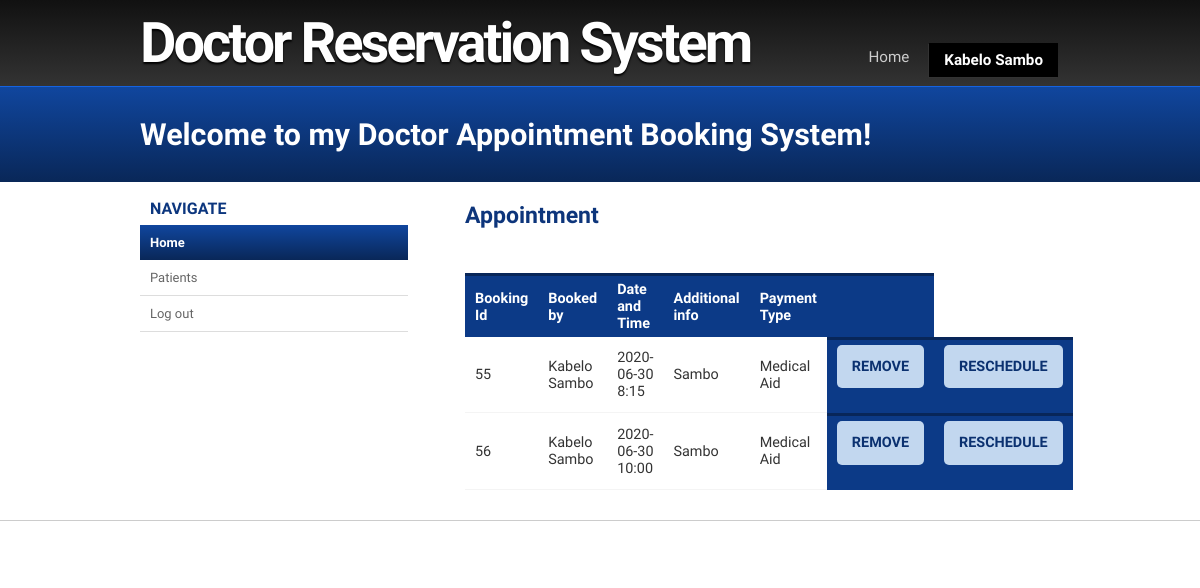
/dr.php (signed in), run on the app's committed database.
### tables this page shows
CREATE TABLE `doctor` (
  `doctor_id` int(111) NOT NULL,
  `name` varchar(255) NOT NULL,
  `surname` varchar(255) NOT NULL,
  `doctor_type` varchar(255) NOT NULL,
  `email` varchar(255) NOT NULL,
  `cellno` varchar(255) NOT NULL,
  `password` varchar(255) NOT NULL
);

CREATE TABLE `appointment` (
  `appoint_id` int(111) NOT NULL,
  `date` date NOT NULL,
  `time` varchar(6) NOT NULL,
  `info` varchar(255) NOT NULL,
  `payment` varchar(25) NOT NULL,
  `patient_id` int(111) NOT NULL,
  `doctor_id` int(111) NOT NULL
);

CREATE TABLE `patient` (
  `patient_id` int(111) NOT NULL,
  `name` varchar(255) NOT NULL,
  `surname` varchar(255) NOT NULL,
  `email` varchar(255) NOT NULL,
  `cellno` varchar(255) NOT NULL,
  `password` varchar(255) NOT NULL
);

### dr.php (the view, shortened to what this page needs)
<?php
$conn = mysqli_connect("localhost","root","","doctor");
  if(!isset($_SESSION))
  {
      $email=$_SESSION['email'];
  }
?>
<!doctype html>
<html>
<head>
<link rel="stylesheet" href="styles.css" type="text/css" />
</head>
<body>
		<div id="sitename">
			<div class="width">
				<h1><a href="#">Doctor Reservation System</a></h1>
        <?PHP
                $name=$surname=$cellno=$staffno="";
               if(isset($_SESSION['email']))
                {
                  $query="select * FROM doctor WHERE email='$email'";
                  $result=mysqli_query($conn,$query);
                  while ($rows=mysqli_fetch_array($result)) {
                     $staffno = $_SESSION['doctor_id']= $rows['doctor_id'];
                     $name = $_SESSION['name']= $rows['name'];
                     $surname = $_SESSION['surname']= $rows['surname'];
                  }
                }
                  ?>
				<nav>
					<ul>
        					<li><a href="">Home</a></li>
         	   				<li class="start selected end"><a href="#"><?php echo $name." ".$surname;?></a></li>
        				</ul>
				</nav>
				<div class="clear"></div>
			</div>
		</div>
		<header>
			<div class="width">
				<h2> Welcome to my Doctor Appointment Booking System!</h2>
			</div>
		</header>
		<section id="body" class="width clear">
			<aside id="sidebar" class="column-left">
				<ul>
                	<li>
						<h4>Navigate</h4>
                        <ul class="blocklist">
                            <li  class="selected-item"><a href="dr.php">Home</a></li>
                            <li ><a href="p.php">Patients</a></li>
                            <li><a href="logout.php">Log out</a></li>
                        </ul>
					</li>
				</ul>
			</aside>
			<section id="content" class="column-right">
	    <article>
				<?PHP
                  $query="SELECT patient.name as name,patient.surname as surname,patient.email as email,appointment.date as date,appointment.time as time,appointment.appoint_id as app_id,appointment.info as info,appointment.payment as payment
                  FROM appointment,patient
                  where patient.patient_id=appointment.patient_id
                  and appointment.doctor_id='$staffno'";
                  $result=mysqli_query($conn,$query);
                  $rows=mysqli_num_rows($result);
                  if ($rows>0) {
                    ?>
                    <h3>Appointment</h3>
                    <table cellspacing="0">
                    <tr>
                    <th>Booking Id</th>
                      <th>Booked by</th>
                        <th>Date and Time</th>
                        <th>Additional info</th>
                        <th>Payment Type</th>
                        <th></th>
                    </tr>
                    <?php
                    while ($rows=mysqli_fetch_array($result)) {
                  ?>
                    <tr>
                    <td><?php echo $rows['app_id'];?></td>
                    <td><?php echo $rows['name']." ".$rows['surname'];?></td>
                    <td><?php echo $rows['date']." ".$rows['time'];?></td>
                    <td><?php echo $rows['info'];?></td>
                    <td><?php echo $rows['payment'];?></td>
                    <th><p style="color: white;"><a class="button button-reversed" href="del.php?edt=<?php echo $rows['app_id'];?>" >Remove</a></p></th>
                    <br>
                    <th><p style="color: white;"><a class="button button-reversed" href="edit.php?edt=<?php echo $rows['app_id'];?>" >Reschedule</a></p></th>
                   </tr>
                     <?php
                    }
                    ?>
                    </table>
                    <?php
                  }else{
                    ?>
                    <h3>You don't have any Appointment(s)</h3>
                    <?php
                  }
                  ?>
			</article>
		</section>
	</section>
		<footer class="clear">
		</footer>
</body>
</html>

### styles.css (style rules this page uses)
body { margin:0px auto; padding:0; font-family: 'Oxygen', 'sans-serif'; font-size: 1.0em; color:#333; background:#fff; }
* { margin:0; padding:0; }
table { width:100%; text-align:left; }
th, td { padding:5px 10px; }
th { color:#fff; border-top:3px solid #082659; background-color:#0C3A87; }
td { border-bottom:1px solid #f4f4f4; }
p { line-height:1.9em; margin-bottom:20px; }
a { color:#0D3C84; }
a.button { background-color: #0B3170; border-radius: 5px 5px 5px 5px; color: #FFFFFF; display: inline-block; font-weight: bold; padding: 8px 15px; text-decoration: none; text-transform: uppercase; }
a.button-reversed { background-color: #C2D7EF; color: #0B3170; }
h1 { font-size:2.4em; }
h2 { color:#0B2F6B; font-size:1.8em; font-weight:bold; letter-spacing:-1px; padding:0 0 5px; margin:0; }
h3 { color:#0D357B; font-size:1.6em; padding-bottom:10px; }
h4 { padding-bottom:10px; font-size:1.4em; color:#0C3A85; }
ul, ol { margin:0 0 35px 35px; }
li { padding-bottom:5px; }
.width { width:920px; margin: 0 auto; }
div#sitename { background-color: #292929; background: linear-gradient(#111, #333); border-bottom: 1px solid #1563E1; }
div#sitename h1 { letter-spacing:-3px; margin:0; font-size: 3.5em; float: left; padding:10px 0 10px; }
div#sitename h1 a, div#sitename h1 a:hover { color:#fff; font-weight:bold; text-shadow:0px 2px 2px #000; text-decoration:none; }
nav { float: right; margin-top: 35px; }
nav ul { list-style: none; padding: 0; margin: 0; }
nav ul li { float: left; display: block; padding: 0; }
nav ul li a { color: #ccc; display: block; font-size: 0.95em; letter-spacing: 0; margin: 5px 3px 0; font-weight: normal; padding: 8px 15px 8px; text-decoration: none; box-shadow:-1px 1px 0 transparent; }
nav ul li.selected a, nav ul li.selected a:hover { color: #fff; background-color: #000; font-weight:bold; margin: 8px 2px 0; box-shadow: -1px 1px 0 #333; }
header { padding:30px 0 30px; margin:0 auto; background-color:#0B3170; background: linear-gradient(#10469E, #092758); }
header h2 { color:#ffffff; font-size: 1.9em; padding-bottom:0; letter-spacing:0; }
section#body { padding:10px 0; background:#fff; }
section#content { width:600px; }
.column-left { float:left; margin-right:20px; }
.column-right { float:right; }
aside#sidebar { width:268px; }
aside#sidebar ul { margin:0; padding:0; list-style:none; }
aside#sidebar li ul { margin-bottom:20px; }
aside#sidebar li ul li { display:block; padding:12px 10px; border-bottom:1px solid #ddd; color:#777; }
aside#sidebar li { color:#666; font-size: 0.9em; }
aside#sidebar li ul li a { text-decoration:none; color:#666; font-weight:normal; }
aside#sidebar li ul.blocklist li { padding:0; }
aside#sidebar li ul.blocklist li.selected-item { border-bottom:none; }
aside#sidebar li ul.blocklist li.selected-item a, aside#sidebar li ul.blocklist li.selected-item a:hover { color:#fff; font-weight:bold; background: linear-gradient(#10469E, #092758); }
aside#sidebar li ul.blocklist li a { color:#666; display:block; padding:10px 10px; }
aside#sidebar h4 { color:#0C367E; font-size:16px; text-transform:uppercase; font-weight:bold; margin:0; padding:7px 10px; }
article { padding: 10px 10px 20px 5px; font-size: 0.9em; }
footer { padding:20px 0px; color:#fff; border-top:1px solid #ccc; }
.clear:after { content: "."; display: block; clear: both; visibility: hidden; line-height: 0; height: 0; }
.clear { display: inline-block; }
.clear { display: block; }

### data on the page
doctor: name "Kabelo", surname "Sambo"
appointment: appoint_id "55", patient.name "Kabelo", patient.surname "Sambo", date "2020-06-30", time "8:15", info "Sambo", payment "Medical Aid"
appointment: appoint_id "56", patient.name "Kabelo", patient.surname "Sambo", date "2020-06-30", time "10:00", info "Sambo", payment "Medical Aid"
